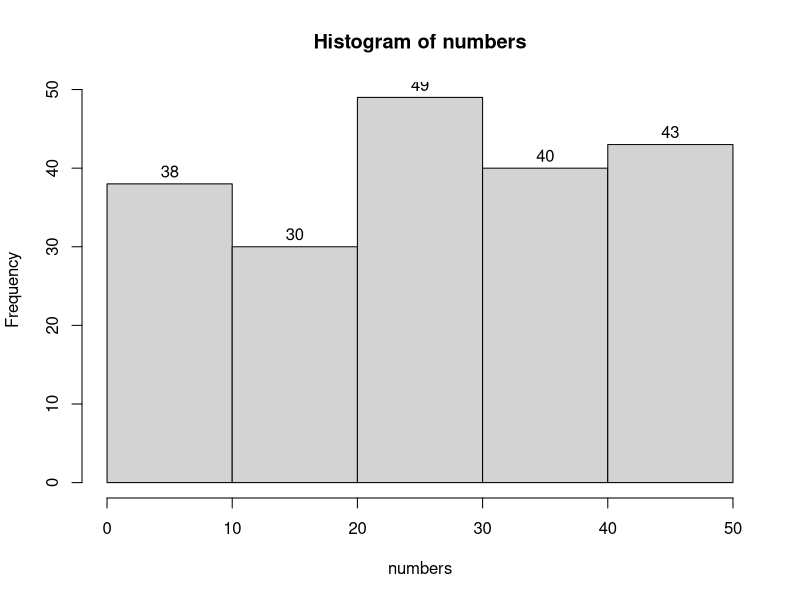

R code for this plot:
## ---- chunk 1
100+100
## ---- chunk 2
# We are creating a vector c and we are populating it with 15 values
# Then we assign it to a variable called Age

Age <- c(18, 18, 20, 32, 45, 33, 19, 19, 20, 58, 63, 21, 19, 19, 18)

# If we call the variable Age we will get all 15 values
Age


# But we can also access any of the 15 entries we want by calling its "location"
Age[7]
## ---- chunk 3
# We are creating a vector c and we are populating it with 5 prices.
# The prices could be in £ or any other currency (we only type the value in).
# Then we assign our vector to a variable called Prices.

Prices <- c(115, 120, 200, 300, 500)

# call Price to see the values in the console

Prices

# We now want a new variable that will include the old prices doubled.
# We can call the new variable anything we want, let us call it Newprices

Newprices <- 2*Prices
# call Price to see the values in the console
Newprices


# But we can also access any of the new 5 entries we want by calling its "location"
Newprices[2]
## ---- chunk 4

# I am using a R function called sample.int()
# This function creates random integer numbers
numbers <- sample.int(10, 5, replace = TRUE)

numbers

## ---- chunk 5
# Similarly as above, I will call sample.int()
# But this time I need 200 numbers between 1 and 50.
# See how my arguments have now changed.
numbers <- sample.int(50, 200, replace = TRUE)
numbers

# Now we will call a new function to help us group our data.
# First put them in 5 groups. The numbers in c() declare the numbers # that define each group. Because I generated numbers from 1 to 50
# I chose to split them in groups of 0-10, 10-20, 20-30, 30-40, # # 40-50

groups <- cut(numbers, breaks = c(0,10,20,30,40,50), right = TRUE)

# Now I can produce my frequency table using another function
# This function is called summary () and uses an object as argument
# we will use the object groups that we created just above.
summary(groups)


# We will now use a new function called hist that creates  
# histograms.
# Note that this function has to work with the original numbers
# and not with the groups.


hist(numbers, breaks = 5, labels = TRUE)
## ---- chunk 6
set.seed(1234)
observations <- sample.int(100, 500, replace = TRUE)
